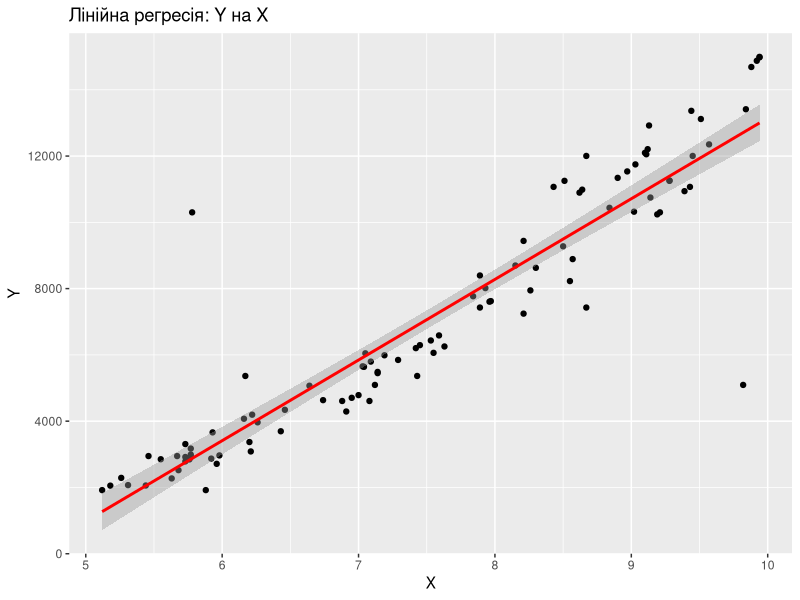
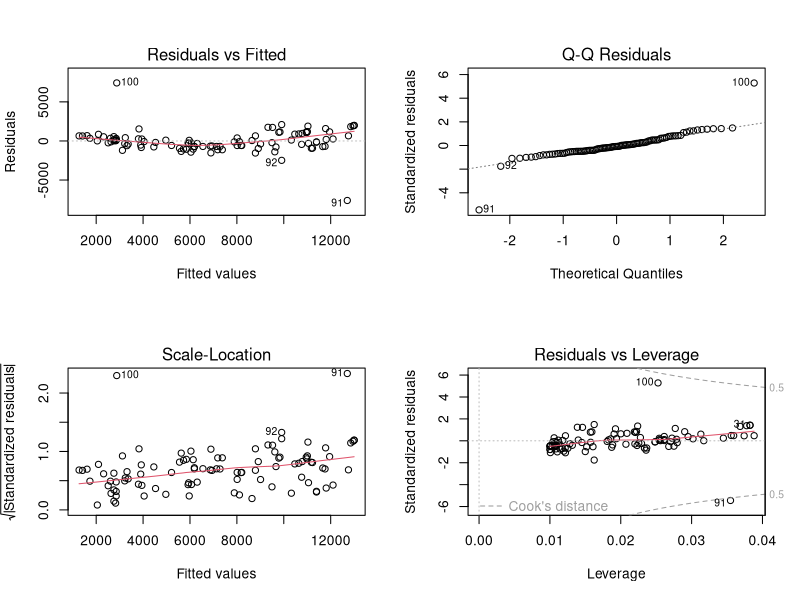
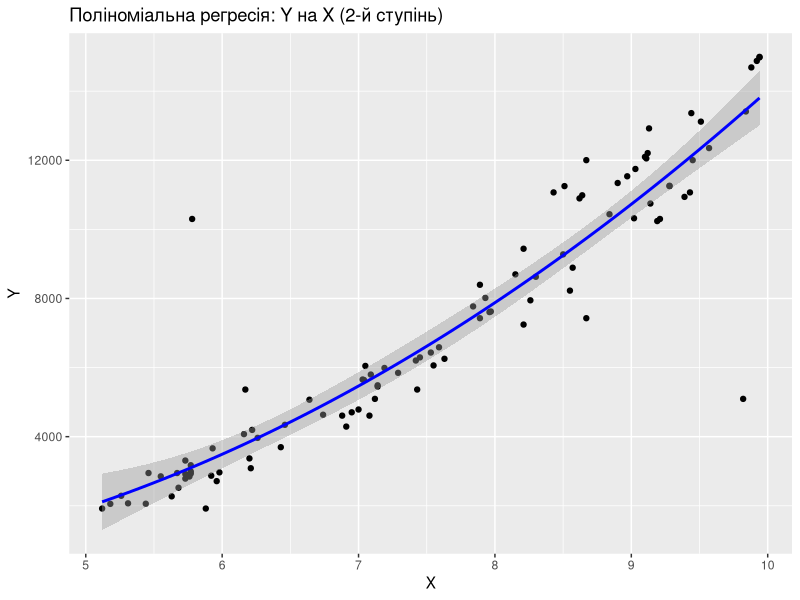

Write R code to recreate these figures, in order.
## ---- chunk 1

# Завантаження бібліотек
library(readxl)
library(ggplot2)

# Імпорт даних з файлу
data <- read_excel("IZ_No2.xls")  # Заміни на шлях до свого файлу

# Перевірка структури даних
str(data)
## ---- chunk 2
# Вибір необхідних стовпців для X та Y за індексацією
X <- data[[6]]  # Колонка 6 для X
Y <- data[[31]]  # Колонка 31 для Y

# Перевірка, чи коректно вибрано X та Y
head(X)
head(Y)
## ---- chunk 3
# Побудова лінійної моделі
model <- lm(Y ~ X)

# 3. Первинний графічний аналіз
# Графік залишків
ggplot(data, aes(x = X, y = Y)) +
  geom_point() +
  geom_smooth(method = "lm", col = "red") +
  labs(title = "Лінійна регресія: Y на X",
       x = "X",
       y = "Y")
## ---- chunk 4
# Аналіз залишків
par(mfrow = c(2, 2))
plot(model)
## ---- chunk 5
# 4. Перевірка адекватності моделі
summary(model)
## ---- chunk 6
# 5. Альтернативна модель: поліноміальна регресія (якщо необхідно)
model_poly <- lm(Y ~ poly(X, 2))  # Поліном 2-го ступеня
summary(model_poly)
## ---- chunk 7
# Побудова графіка для поліноміальної моделі
ggplot(data, aes(x = X, y = Y)) +
  geom_point() +
  geom_smooth(method = "lm", formula = y ~ poly(x, 2), col = "blue") +
  labs(title = "Поліноміальна регресія: Y на X (2-й ступінь)",
       x = "X",
       y = "Y")

